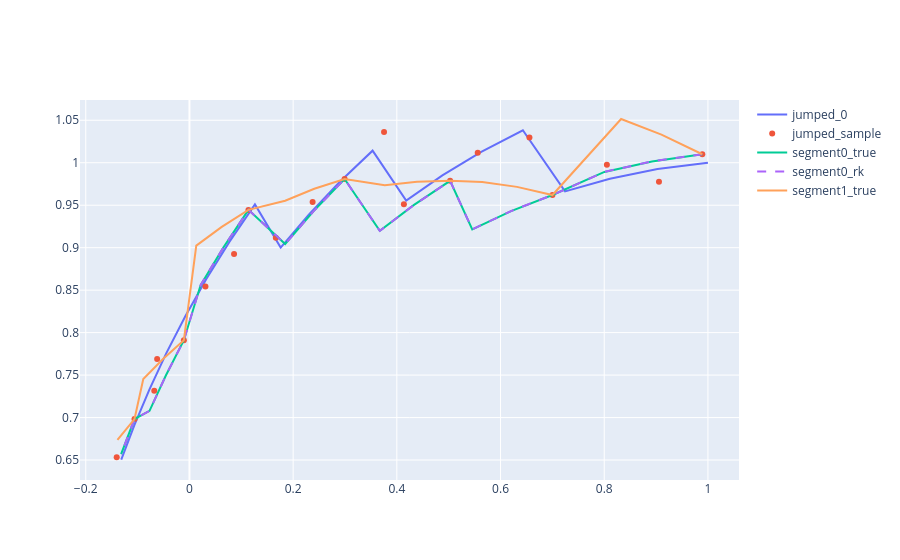
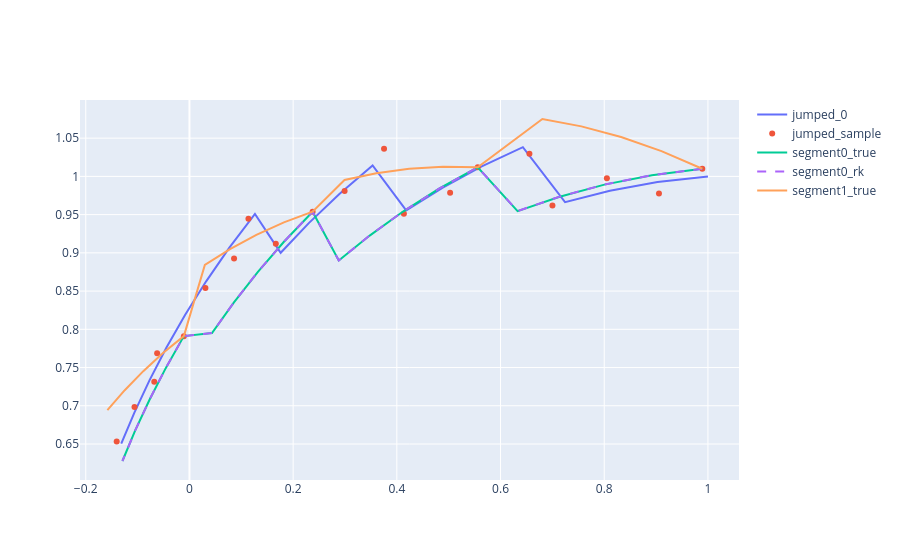
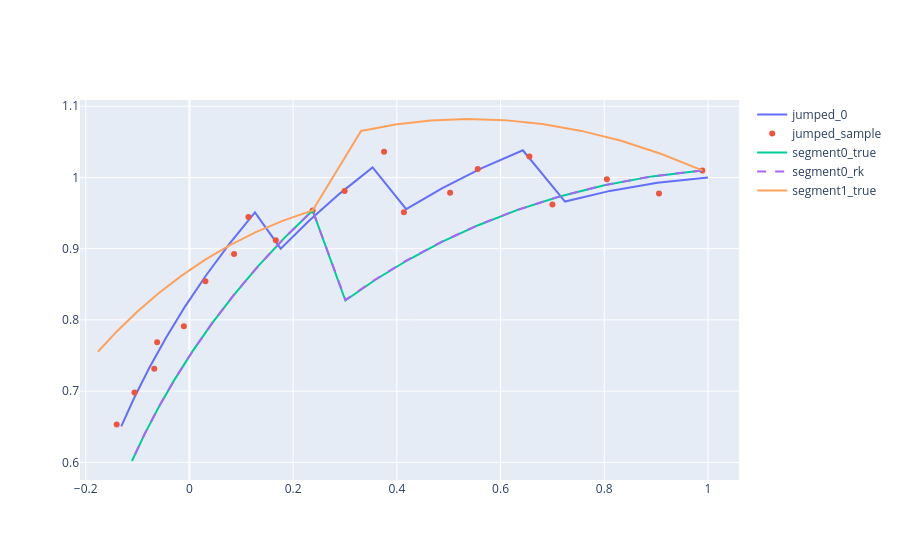

The code cell stored with these charts, in order, in its notebook:
### Code cell
def segmented_classification():
    accuracy_df = []
    for seg_size in segment_sizes:
        np.random.seed(SEED)
        cur_accuracy_df = pd.DataFrame(
            {
                "accuracy": np.zeros([2]),
                "method": [f"true", f"RK23"],
                "segment_size": np.full([2], seg_size)
            }
        )
        for i in range(NUM_SAMPLES):
            sample_traj = jumped_solution_0 + sigma * np.random.randn(num_traj_points, 2)

            true_seg_solutions = list(
                systems |
                select(lambda s: segmented_solution(t, s, sample_traj, seg_size, exact_solver))
            )
            rk_seg_solutions = list(
                systems |
                select(lambda s: segmented_solution(t, s, sample_traj, seg_size, RK_solver))
            )
            solutions = {
                f"true": true_seg_solutions,
                f"RK23": rk_seg_solutions
            }

            if i == 0:
                print("Segment size =", seg_size)
                fig = go.Figure()
                fig.add_trace(
                    go.Scatter(
                        x=jumped_solution_0[:, 0],
                        y=jumped_solution_0[:, 1],
                        mode='lines',
                        name="jumped_0"
                    )
                )
                fig.add_trace(
                    go.Scatter(
                        x=sample_traj[:, 0],
                        y=sample_traj[:, 1],
                        mode='markers',
                        name="jumped_sample"
                    )
                )
                fig.add_trace(
                    go.Scatter(
                        x=true_seg_solutions[0][:, 0],
                        y=true_seg_solutions[0][:, 1],
                        mode='lines',
                        name="segment0_true"
                    )
                )
                fig.add_trace(
                    go.Scatter(
                        x=rk_seg_solutions[0][:, 0],
                        y=rk_seg_solutions[0][:, 1],
                        mode='lines',
                        name="segment0_rk",
                        line=dict(dash="dash")
                    )
                )
                fig.add_trace(
                    go.Scatter(
                        x=true_seg_solutions[1][:, 0],
                        y=true_seg_solutions[1][:, 1],
                        mode='lines',
                        name="segment1_true"
                    )
                )
                fig.show()

            for sol_name, sol in solutions.items():
                sol_losses = list(
                    range(2) |
                    select(lambda sys_id: cls_loss(sample_traj, sol[sys_id]))
                )
                if sol_losses[0] < sol_losses[1]:
                    cur_accuracy_df.loc[
                        cur_accuracy_df["method"] == sol_name, 
                        "accuracy"
                    ] += 1.
        cur_accuracy_df.loc[:, "accuracy"] /= NUM_SAMPLES
        accuracy_df.append(cur_accuracy_df)

    accuracy_df = pd.concat(accuracy_df)
    return accuracy_df

accuracy_df = pd.concat([accuracy_df, segmented_classification()])
accuracy_df

### Figure 1 — Plotly figure (JSON) as saved in the notebook; plotly's stock layout.template omitted (floating-point values rounded to 4 significant figures)
{"data": [{"mode": "lines", "name": "jumped_0", "type": "scatter", "x": [1.0, 0.9027, 0.8109, 0.7244, 0.6431, 0.5628, 0.4878, 0.418, 0.3532, 0.2892, 0.2302, 0.1759, 0.1263, 0.07698, 0.03222, -0.008229, -0.04459, -0.07711, -0.106, -0.1315], "y": [1.0, 0.9926, 0.9812, 0.9663, 1.038, 1.013, 0.9851, 0.9554, 1.014, 0.977, 0.9389, 0.9001, 0.9509, 0.9068, 0.8628, 0.8191, 0.7758, 0.7332, 0.6914, 0.6504]}, {"mode": "markers", "name": "jumped_sample", "type": "scatter", "x": [0.9891, 0.9056, 0.8051, 0.7001, 0.6557, 0.556, 0.5027, 0.4136, 0.3753, 0.2992, 0.2375, 0.1666, 0.1138, 0.08605, 0.03082, -0.01079, -0.06231, -0.06784, -0.106, -0.1403], "y": [1.01, 0.9775, 0.9977, 0.962, 1.03, 1.012, 0.9787, 0.9511, 1.036, 0.9809, 0.9538, 0.9118, 0.9445, 0.8925, 0.8542, 0.7911, 0.7688, 0.7315, 0.6983, 0.6533]}, {"mode": "lines", "name": "segment0_true", "type": "scatter", "x": [0.9891, 0.892, 0.8003, 0.7001, 0.6203, 0.5454, 0.5027, 0.4325, 0.3672, 0.2992, 0.2395, 0.1846, 0.1138, 0.06538, 0.02152, -0.01079, -0.04576, -0.07702, -0.106, -0.1318], "y": [1.01, 1.002, 0.9892, 0.962, 0.9431, 0.9216, 0.9787, 0.9501, 0.9198, 0.9809, 0.943, 0.9044, 0.9445, 0.9002, 0.856, 0.7911, 0.7492, 0.7079, 0.6983, 0.657]}, {"line": {"dash": "dash"}, "mode": "lines", "name": "segment0_rk", "type": "scatter", "x": [0.9891, 0.892, 0.8003, 0.7001, 0.6203, 0.5454, 0.5027, 0.4325, 0.3672, 0.2992, 0.2395, 0.1846, 0.1138, 0.06538, 0.02152, -0.01079, -0.04576, -0.07702, -0.106, -0.1318], "y": [1.01, 1.002, 0.9892, 0.962, 0.9431, 0.9216, 0.9787, 0.9501, 0.9198, 0.9809, 0.943, 0.9044, 0.9445, 0.9002, 0.856, 0.7911, 0.7492, 0.7079, 0.6983, 0.657]}, {"mode": "lines", "name": "segment1_true", "type": "scatter", "x": [0.9891, 0.9104, 0.8326, 0.7001, 0.6317, 0.5647, 0.5027, 0.4389, 0.3768, 0.2992, 0.2408, 0.1845, 0.1138, 0.06226, 0.01319, -0.01079, -0.05103, -0.08903, -0.106, -0.1389], "y": [1.01, 1.033, 1.051, 0.962, 0.9716, 0.9774, 0.9787, 0.9777, 0.9735, 0.9809, 0.9694, 0.9553, 0.9445, 0.9245, 0.9024, 0.7911, 0.7689, 0.7453, 0.6983, 0.6738]}], "layout": {}}

### Figure 2 — Plotly figure (JSON) as saved in the notebook; plotly's stock layout.template omitted (floating-point values rounded to 4 significant figures)
{"data": [{"mode": "lines", "name": "jumped_0", "type": "scatter", "x": [1.0, 0.9027, 0.8109, 0.7244, 0.6431, 0.5628, 0.4878, 0.418, 0.3532, 0.2892, 0.2302, 0.1759, 0.1263, 0.07698, 0.03222, -0.008229, -0.04459, -0.07711, -0.106, -0.1315], "y": [1.0, 0.9926, 0.9812, 0.9663, 1.038, 1.013, 0.9851, 0.9554, 1.014, 0.977, 0.9389, 0.9001, 0.9509, 0.9068, 0.8628, 0.8191, 0.7758, 0.7332, 0.6914, 0.6504]}, {"mode": "markers", "name": "jumped_sample", "type": "scatter", "x": [0.9891, 0.9056, 0.8051, 0.7001, 0.6557, 0.556, 0.5027, 0.4136, 0.3753, 0.2992, 0.2375, 0.1666, 0.1138, 0.08605, 0.03082, -0.01079, -0.06231, -0.06784, -0.106, -0.1403], "y": [1.01, 0.9775, 0.9977, 0.962, 1.03, 1.012, 0.9787, 0.9511, 1.036, 0.9809, 0.9538, 0.9118, 0.9445, 0.8925, 0.8542, 0.7911, 0.7688, 0.7315, 0.6983, 0.6533]}, {"mode": "lines", "name": "segment0_true", "type": "scatter", "x": [0.9891, 0.892, 0.8003, 0.714, 0.6329, 0.556, 0.4814, 0.412, 0.3476, 0.288, 0.2375, 0.1823, 0.1316, 0.08545, 0.04347, -0.01079, -0.04576, -0.07702, -0.1048, -0.1293], "y": [1.01, 1.002, 0.9892, 0.9734, 0.9545, 1.012, 0.9839, 0.954, 0.9226, 0.8899, 0.9538, 0.9145, 0.8749, 0.835, 0.7951, 0.7911, 0.7492, 0.7079, 0.6674, 0.6278]}, {"line": {"dash": "dash"}, "mode": "lines", "name": "segment0_rk", "type": "scatter", "x": [0.9891, 0.892, 0.8004, 0.7141, 0.633, 0.556, 0.4814, 0.4121, 0.3476, 0.288, 0.2375, 0.1823, 0.1316, 0.08545, 0.04347, -0.01079, -0.04576, -0.07702, -0.1048, -0.1293], "y": [1.01, 1.002, 0.9893, 0.9735, 0.9547, 1.012, 0.9839, 0.9541, 0.9227, 0.89, 0.9538, 0.9145, 0.8749, 0.835, 0.7952, 0.7911, 0.7492, 0.7079, 0.6674, 0.6278]}, {"mode": "lines", "name": "segment1_true", "type": "scatter", "x": [0.9891, 0.9104, 0.8326, 0.7559, 0.6807, 0.556, 0.4889, 0.4237, 0.3604, 0.2991, 0.2375, 0.1822, 0.129, 0.07819, 0.02969, -0.01079, -0.05103, -0.08903, -0.1248, -0.1583], "y": [1.01, 1.033, 1.051, 1.065, 1.075, 1.012, 1.013, 1.01, 1.004, 0.9952, 0.9538, 0.9399, 0.9235, 0.9049, 0.8842, 0.7911, 0.7689, 0.7453, 0.7204, 0.6943]}], "layout": {}}

### Figure 3 — Plotly figure (JSON) as saved in the notebook; plotly's stock layout.template omitted (floating-point values rounded to 4 significant figures)
{"data": [{"mode": "lines", "name": "jumped_0", "type": "scatter", "x": [1.0, 0.9027, 0.8109, 0.7244, 0.6431, 0.5628, 0.4878, 0.418, 0.3532, 0.2892, 0.2302, 0.1759, 0.1263, 0.07698, 0.03222, -0.008229, -0.04459, -0.07711, -0.106, -0.1315], "y": [1.0, 0.9926, 0.9812, 0.9663, 1.038, 1.013, 0.9851, 0.9554, 1.014, 0.977, 0.9389, 0.9001, 0.9509, 0.9068, 0.8628, 0.8191, 0.7758, 0.7332, 0.6914, 0.6504]}, {"mode": "markers", "name": "jumped_sample", "type": "scatter", "x": [0.9891, 0.9056, 0.8051, 0.7001, 0.6557, 0.556, 0.5027, 0.4136, 0.3753, 0.2992, 0.2375, 0.1666, 0.1138, 0.08605, 0.03082, -0.01079, -0.06231, -0.06784, -0.106, -0.1403], "y": [1.01, 0.9775, 0.9977, 0.962, 1.03, 1.012, 0.9787, 0.9511, 1.036, 0.9809, 0.9538, 0.9118, 0.9445, 0.8925, 0.8542, 0.7911, 0.7688, 0.7315, 0.6983, 0.6533]}, {"mode": "lines", "name": "segment0_true", "type": "scatter", "x": [0.9891, 0.892, 0.8003, 0.714, 0.6329, 0.5569, 0.4858, 0.4196, 0.3579, 0.3007, 0.2375, 0.1823, 0.1316, 0.08545, 0.04347, 0.005477, -0.02875, -0.05942, -0.08674, -0.1109], "y": [1.01, 1.002, 0.9892, 0.9734, 0.9545, 0.933, 0.9092, 0.8834, 0.856, 0.8273, 0.9538, 0.9145, 0.8749, 0.835, 0.7951, 0.7555, 0.7162, 0.6774, 0.6393, 0.6019]}, {"line": {"dash": "dash"}, "mode": "lines", "name": "segment0_rk", "type": "scatter", "x": [0.9891, 0.892, 0.8004, 0.7141, 0.633, 0.557, 0.4861, 0.4198, 0.3582, 0.301, 0.2375, 0.1823, 0.1316, 0.08545, 0.04347, 0.005468, -0.02876, -0.05944, -0.08677, -0.111], "y": [1.01, 1.002, 0.9893, 0.9735, 0.9547, 0.9333, 0.9097, 0.8841, 0.8568, 0.8281, 0.9538, 0.9145, 0.8749, 0.835, 0.7952, 0.7555, 0.7163, 0.6775, 0.6394, 0.602]}, {"mode": "lines", "name": "segment1_true", "type": "scatter", "x": [0.9891, 0.9104, 0.8326, 0.7559, 0.6807, 0.607, 0.5351, 0.465, 0.3969, 0.331, 0.2375, 0.1822, 0.129, 0.07819, 0.02969, -0.01643, -0.06013, -0.1014, -0.1402, -0.1765], "y": [1.01, 1.033, 1.051, 1.065, 1.075, 1.081, 1.082, 1.08, 1.074, 1.065, 0.9538, 0.9399, 0.9235, 0.9049, 0.8842, 0.8616, 0.8372, 0.8112, 0.7839, 0.7553]}], "layout": {}}
